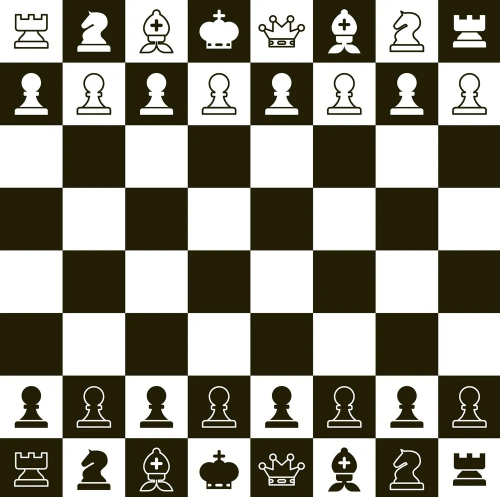
#> input picture Corner Detection Harris Fast/chess-board.jpg, 1000 x 993 px (shown at 1/2 size)
$ jupyter execute Harris_FAST_Corner_Detection.ipynb
#> lines starting #> are read from the running program, lines starting #| are printed output that depends on the picture
[cell 1]
"""
Project: Improved Harris & FAST Corner Detection with Rotation Test
Author: Raj Antala

Description:
This script implements improved versions of the Harris and FAST
corner detectors using:
- Score-based sorting
- Non-Maximum Suppression (NMS)
- Rotation invariance testing

The goal is to compare both detectors on:
1. Original image
2. Rotated image (45 degrees)

"""

import numpy as np
import cv2
import matplotlib.pyplot as plt
from scipy.ndimage import sobel, uniform_filter, maximum_filter, gaussian_filter
import os

# =============================================================================
#                          1. IMPROVED HARRIS
# =============================================================================
def harris_corners_improved(gray_img, block_size=3, k=0.04, top_n=200, nms_radius=5, sub_pixel=False):
    """
    Standard Harris with improved NMS and Score Sorting.
    """
    img = gray_img.astype(np.float32)
    # 1. Gradients
    Ix = sobel(img, axis=1, mode='reflect')
    Iy = sobel(img, axis=0, mode='reflect')

    # 2. Structure Tensor
    Ixx = Ix ** 2
    Iyy = Iy ** 2
    Ixy = Ix * Iy

    # 3. Summation (Optimized)
    window_area = block_size ** 2
    Sxx = uniform_filter(Ixx, size=block_size) * window_area
    Syy = uniform_filter(Iyy, size=block_size) * window_area
    Sxy = uniform_filter(Ixy, size=block_size) * window_area

    # 4. Response
    det_M = (Sxx * Syy) - (Sxy ** 2)
    trace_M = Sxx + Syy
    R = det_M - k * (trace_M ** 2)

    # 5. NMS & Thresholding
    local_max = maximum_filter(R, size=nms_radius)
    thr = 0.01 * R.max()
    corner_mask = (R == local_max) & (R > thr)

    y_inds, x_inds = np.nonzero(corner_mask)
    scores = R[y_inds, x_inds]

    # 6. Top N Sorting
    if len(scores) > top_n:
        sorted_indices = np.argsort(scores)[::-1]
        top_indices = sorted_indices[:top_n]
        y_inds = y_inds[top_indices]
        x_inds = x_inds[top_indices]

    corners = list(zip(y_inds, x_inds))
    return corners

# =============================================================================
#                          2. IMPROVED FAST
# =============================================================================
def fast_corners_improved(gray_img, threshold=20, n=9, nms_radius=5):
    """
    FAST with Score-based NMS.
    IMPROVEMENT: 'nms_radius' increased to handle blurred images.
    """
    if gray_img.dtype != np.uint8:
        gray_img = gray_img.astype(np.uint8)

    height, width = gray_img.shape
    raw_corners = []

    # Standard FAST offsets (Radius 3)
    circle = [
        (0, 3), (1, 3), (2, 2), (3, 1), (3, 0), (3, -1), (2, -2), (1, -3),
        (0, -3), (-1, -3), (-2, -2), (-3, -1), (-3, 0), (-3, 1), (-2, 2), (-1, 3)
    ]

    # 1. Detection Loop
    for y in range(3, height - 3):
        for x in range(3, width - 3):
            center_v = int(gray_img[y, x])

            # Quick check cardinals
            cardinals = [0, 4, 8, 12]
            if sum(1 for k in cardinals if abs(int(gray_img[y+circle[k][1], x+circle[k][0]]) - center_v) > threshold) < 3:
                continue

            pixels = [int(gray_img[y+dy, x+dx]) for dx, dy in circle]
            pixels_dbl = pixels + pixels

            is_corner = False
            max_score = 0

            # Check Brighter
            for i in range(16):
                if all(p > center_v + threshold for p in pixels_dbl[i:i+n]):
                    is_corner = True
                    max_score = max(max_score, sum(abs(p - center_v) for p in pixels_dbl[i:i+n]))

            # Check Darker
            if not is_corner:
                for i in range(16):
                    if all(p < center_v - threshold for p in pixels_dbl[i:i+n]):
                        is_corner = True
                        max_score = max(max_score, sum(abs(p - center_v) for p in pixels_dbl[i:i+n]))

            if is_corner:
                raw_corners.append((max_score, y, x))

    # 2. Score-based NMS (The Fix for Clustering)
    raw_corners.sort(key=lambda x: x[0], reverse=True)

    final_corners = []
    # Mask to keep track of suppressed areas
    suppression_mask = np.zeros((height, width), dtype=bool)

    for score, cy, cx in raw_corners:
        if suppression_mask[cy, cx]:
            continue

        final_corners.append((cy, cx))

        # Suppress a square window around the corner
        y_min = max(0, cy - nms_radius)
        y_max = min(height, cy + nms_radius + 1)
        x_min = max(0, cx - nms_radius)
        x_max = min(width, cx + nms_radius + 1)

        suppression_mask[y_min:y_max, x_min:x_max] = True

    return final_corners

# =============================================================================
#                          3. INTERMEDIATE TASK: ROTATION TEST
# =============================================================================
def rotate_image(image, angle):
    """Rotates an image by a specific angle around its center."""
    h, w = image.shape[:2]
    center = (w // 2, h // 2)
    M = cv2.getRotationMatrix2D(center, angle, 1.0)
    rotated = cv2.warpAffine(image, M, (w, h))
    return rotated

def main():
    # ---------------------------------------------------------
    # CONFIGURATION: Set your image filename here
    image_path = "chess-board.jpg"
    # ---------------------------------------------------------

    # 1. Load Image or Create Fallback
    if not os.path.exists(image_path):
        print(f"Warning: '{image_path}' not found. Creating synthetic image for demo.")
        img = np.zeros((400, 400), dtype=np.uint8)
        tile_size = 40
        for y in range(0, 400, tile_size):
            for x in range(0, 400, tile_size):
                if (x // tile_size + y // tile_size) % 2 == 0:
                    img[y:y+tile_size, x:x+tile_size] = 255
    else:
        print(f"Loading image: {image_path}")
        original_bgr = cv2.imread(image_path)
#> original_bgr is the input picture: shape (993, 1000, 3); mean B, G, R 128.7, 141.3, 143.7
        if original_bgr is None:
            print("Error: Failed to decode image.")
            return
        img = cv2.cvtColor(original_bgr, cv2.COLOR_BGR2GRAY)
        # Optional: Resize if image is huge to keep processing fast
        if img.shape[0] > 800:
            scale = 800 / img.shape[0]
            img = cv2.resize(img, None, fx=scale, fy=scale)
#> img: shape (800, 806)

    # Gaussian Blur (Essential for feature detection stability)
    # We use a small blur to remove noise and soften edges
    img_blurred = cv2.GaussianBlur(img, (5, 5), 1.5)

    # 2. Run Detectors on Original
    print("Running Detectors on Original...")
    harris_pts = harris_corners_improved(img_blurred, top_n=200, nms_radius=5)
#> in harris_corners_improved, `local_max = maximum_filter(R, size=nms_radius)`:
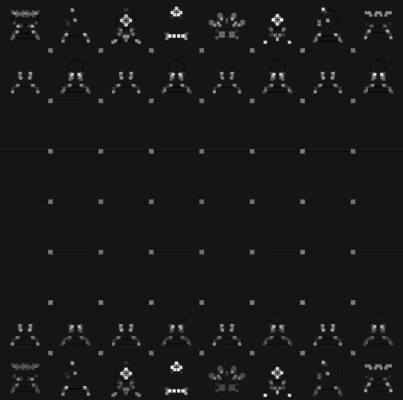
#> local_max: shape (800, 806) float32 (shown at 1/2 size); min -2.58e+10, max 2.74e+11, mean 4.12e+09; drawn with min black and max white
#> in harris_corners_improved, `thr = 0.01 * R.max()`: thr = 2.74e+09
#> in harris_corners_improved, `corner_mask = (R == local_max) & (R > thr)`:
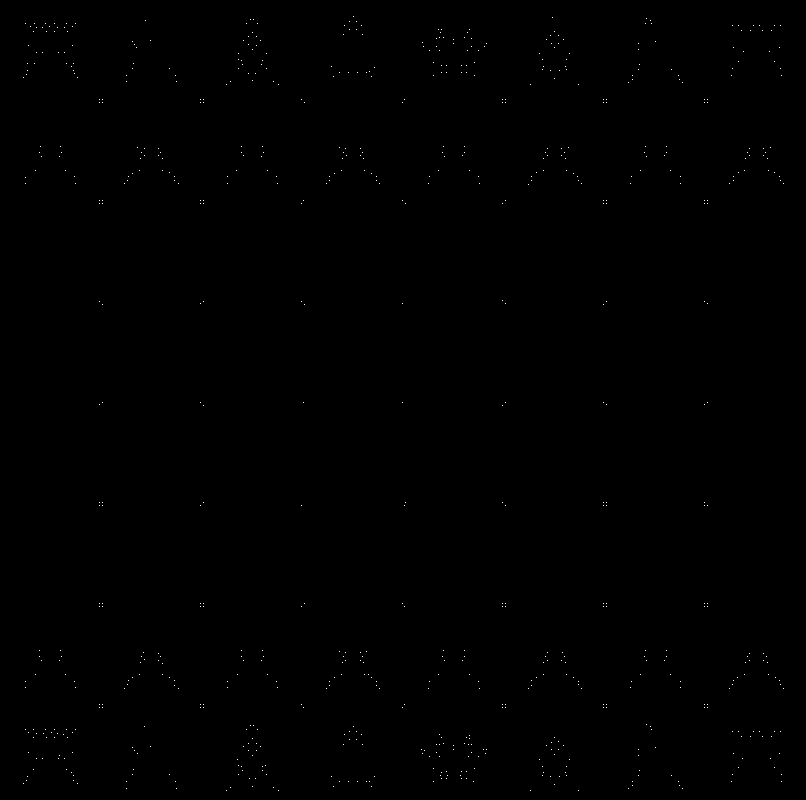
#> corner_mask: shape (800, 806) bool; 0.12% white in thin lines or dots
#> in harris_corners_improved, `y_inds, x_inds = np.nonzero(corner_mask)`: y_inds = 755 values from 16 to 790; x_inds = 755 values, max 783 at index 330, min 23 at index 168, mean 396.8
#> in harris_corners_improved, `scores = R[y_inds, x_inds]`: scores = 755 values, max 2.74e+11 at index 63, min 3.43e+09 at index 581, mean 1.03e+11
#> in harris_corners_improved, `sorted_indices = np.argsort(scores)[::-1]`: sorted_indices = 755 values, max 754 at index 38, min 0 at index 35, mean 377
#> in harris_corners_improved, `top_indices = sorted_indices[:top_n]`: top_indices = 200 values, max 754 at index 38, min 0 at index 35, mean 335.3
#> in harris_corners_improved, `y_inds = y_inds[top_indices]`: y_inds = 200 values, max 790 at index 10, min 16 at index 35, mean 363.1
#> in harris_corners_improved, `x_inds = x_inds[top_indices]`: x_inds = 200 values, max 781 at index 82, min 25 at index 164, mean 414.7
#> in harris_corners_improved, `corners = list(zip(y_inds, x_inds))`: corners = 200 pairs, first value 16 to 790, second value 25 to 781
#> harris_pts has the same summary as corners in harris_corners_improved
    fast_pts = fast_corners_improved(img_blurred, threshold=30, n=9, nms_radius=7)
#> after the loop in fast_corners_improved, `for y in range(3, height - 3):`: raw_corners = 6868 items, first 6: (610, 14, 554), (509, 14, 556), (868, 15, 250), (587, 15, 351), (770, 15, 352), (767, 15, 353)
#> the loop in fast_corners_improved, `for score, cy, cx in raw_corners:` made 6868 passes
#> (score, cy, cx) on passes 12, 13, 16: (1295, 734, 360), (1292, 72, 338), (1291, 739, 348)
#> after the loop in fast_corners_improved, `for score, cy, cx in raw_corners:`: final_corners = 411 pairs, first value 17 to 790, second value 24 to 782
#> fast_pts has the same summary as final_corners in fast_corners_improved

    # 3. Intermediate Task: Rotation Invariance Check
    print("Running Rotation Test (45 degrees)...")
    img_rot = rotate_image(img_blurred, 45)

    # We expect corners to be found in the rotated image too
    harris_rot = harris_corners_improved(img_rot, top_n=200, nms_radius=5)
#> call 2 of harris_corners_improved, with block_size = 3, k = 0.04, top_n = 200, nms_radius = 5, sub_pixel = False
#> in harris_corners_improved (call 2), `R = det_M - k * (trace_M ** 2)`:
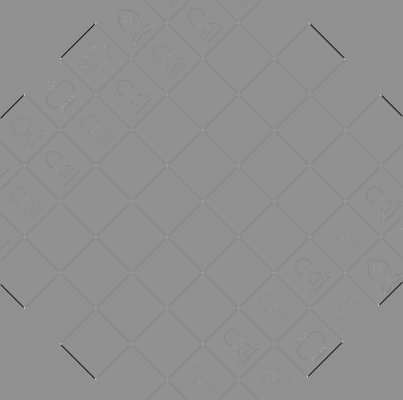
#> R: shape (800, 806) float32 (shown at 1/2 size); min -1.31e+12, max 9.88e+11, mean -6.36e+09; drawn with min black and max white
#> in harris_corners_improved (call 2), `thr = 0.01 * R.max()`: thr = 9.88e+09
#> in harris_corners_improved (call 2), `y_inds, x_inds = np.nonzero(corner_mask)`: y_inds = 484 values from 0 to 796; x_inds = 484 values, max 804 at index 260, min 2 at index 278, mean 407.5
#> in harris_corners_improved (call 2), `scores = R[y_inds, x_inds]`: scores = 484 values, max 9.88e+11 at index 23, min 1.12e+10 at index 256, mean 1.09e+11
#> in harris_corners_improved (call 2), `sorted_indices = np.argsort(scores)[::-1]`: sorted_indices = 484 values, max 483 at index 274, min 0 at index 337, mean 241.5
#> in harris_corners_improved (call 2), `top_indices = sorted_indices[:top_n]`: top_indices = 200 values, max 469 at index 122, min 8 at index 24, mean 230.6
#> in harris_corners_improved (call 2), `y_inds = y_inds[top_indices]`: y_inds = 200 values, max 766 at index 122, min 32 at index 20, mean 387.1
#> in harris_corners_improved (call 2), `x_inds = x_inds[top_indices]`: x_inds = 200 values, max 804 at index 70, min 3 at index 73, mean 390.5
#> in harris_corners_improved (call 2), `corners = list(zip(y_inds, x_inds))`: corners = 200 pairs, first value 32 to 766, second value 3 to 804
#> harris_rot has the same summary as corners in harris_corners_improved
    fast_rot = fast_corners_improved(img_rot, threshold=30, n=9, nms_radius=7)
#> the loop in fast_corners_improved (call 2), `for score, cy, cx in raw_corners:` made 5674 passes
#> (score, cy, cx) on passes 8, 11, 12: (1952, 751, 616), (1924, 48, 619), (1907, 192, 763)
#> fast_rot = 330 pairs, first value 3 to 795, second value 3 to 802

    # 4. Visualization
    fig, axes = plt.subplots(2, 2, figsize=(12, 12))

    def draw_corners(image, corners, color):
        out = cv2.cvtColor(image, cv2.COLOR_GRAY2BGR)
        for y, x in corners:
            cv2.circle(out, (int(x), int(y)), 5, color, -1)
        return out

    # Top Row: Original
    axes[0, 0].imshow(draw_corners(img, harris_pts, (0, 0, 255))) # Red
#> the loop in draw_corners, `for y, x in corners:` made 200 passes
#> (y, x) on passes 1 to 3: (39, 546), (39, 563), (734, 344)
    axes[0, 0].set_title(f"Harris Original (Count: {len(harris_pts)})")

    axes[0, 1].imshow(draw_corners(img, fast_pts, (0, 255, 0))) # Green
#> call 2 of draw_corners, with color = (0, 255, 0)
#> the loop in draw_corners (call 2), `for y, x in corners:` made 411 passes
#> (y, x) on passes 1 to 3: (39, 562), (734, 345), (39, 547)
#> after the loop in draw_corners (call 2), `for y, x in corners:`:
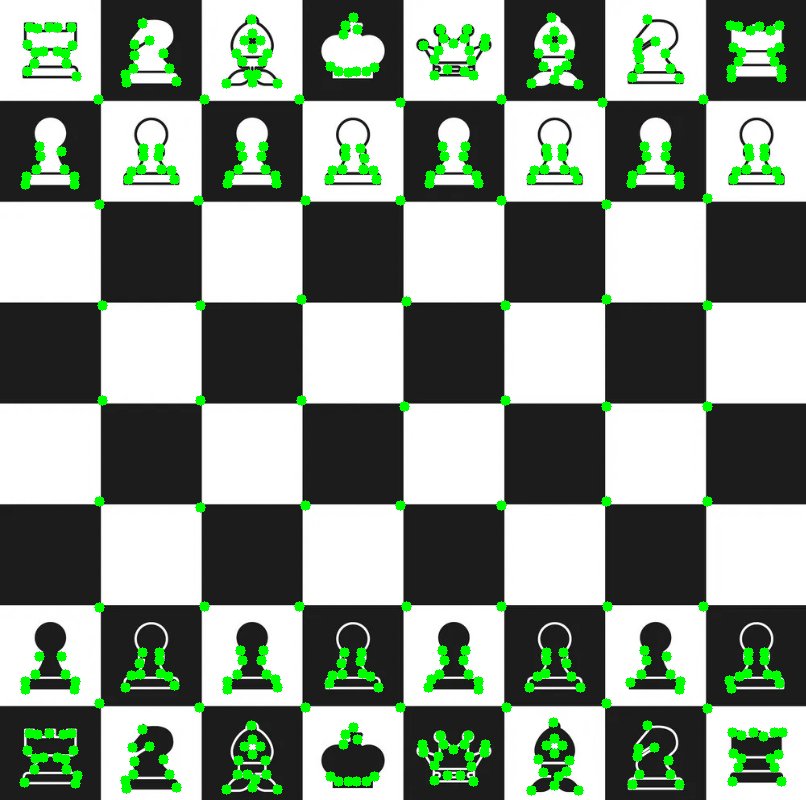
#> out: shape (800, 806, 3); mean B, G, R 133.4, 146.4, 133.4
    axes[0, 1].set_title(f"FAST Original (Count: {len(fast_pts)})")

    # Bottom Row: Rotated
    axes[1, 0].imshow(draw_corners(img_rot, harris_rot, (0, 0, 255)))
#> call 3 of draw_corners, with color = (0, 0, 255)
#> the loop in draw_corners (call 3), `for y, x in corners:` made 200 passes
#> (y, x) on passes 1 to 3: (47, 191), (190, 761), (117, 121)
#> after the loop in draw_corners (call 3), `for y, x in corners:`:
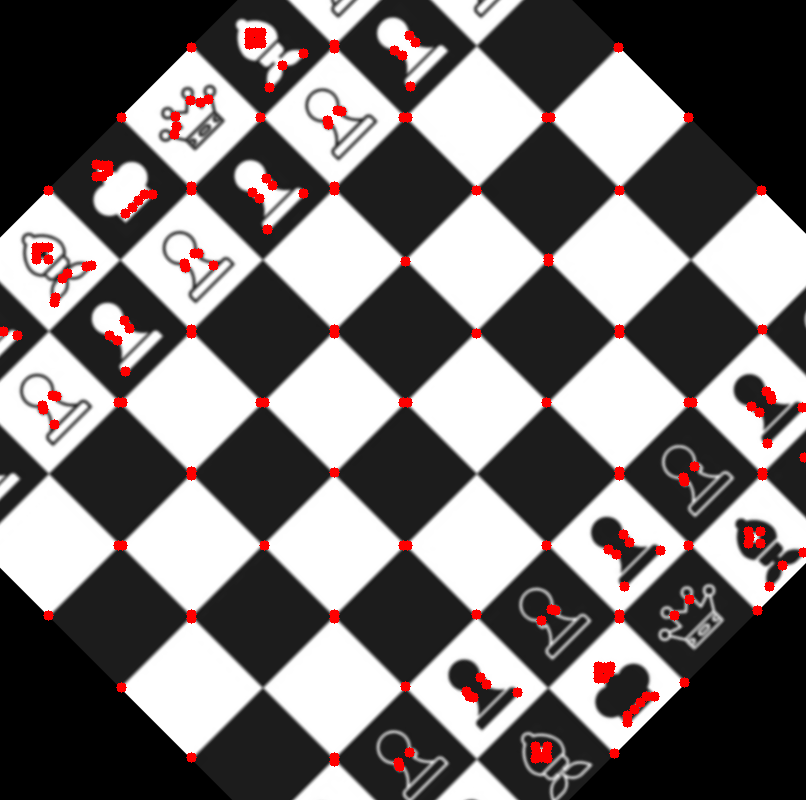
#> out: shape (800, 806, 3); mean B, G, R 113.5, 113.5, 118.9
    axes[1, 0].set_title(f"Harris Rotated 45° (Count: {len(harris_rot)})")

    axes[1, 1].imshow(draw_corners(img_rot, fast_rot, (0, 255, 0)))
    axes[1, 1].set_title(f"FAST Rotated 45° (Count: {len(fast_rot)})")

    for ax in axes.flatten(): ax.axis("off")
    plt.tight_layout()
    plt.show()

if __name__ == "__main__":
    main()

[cell 2]
"""
Project: Multi-Scale Harris & FAST Corner Detection
Author: Raj Antala

Description:
This project implements multi-scale (image pyramid based) corner detection
using Harris and FAST detectors. The goal is to detect both fine and coarse
features by running detection at multiple resolutions and mapping them back
to the original image.

Key Concepts:
- Image pyramids
- Scale-space feature detection
- Non-Maximum Suppression (NMS)
- Rotation and scale robustness

Libraries:
- OpenCV
- NumPy
- SciPy
- Matplotlib
"""

import numpy as np
import cv2
import matplotlib.pyplot as plt
from scipy.ndimage import sobel, uniform_filter, maximum_filter
import os

# =============================================================================
# 1. SINGLE-SCALE HARRIS (CORE LOGIC)
# =============================================================================
def harris_corners_single_scale(gray_img, block_size=3, k=0.04, top_n=500, nms_radius=5):
    """
    Detect Harris corners on a single image scale.

    Steps:
    1. Compute image gradients
    2. Build structure tensor
    3. Compute Harris response
    4. Apply Non-Maximum Suppression
    5. Keep top-N strongest corners
    """
    img = gray_img.astype(np.float32)

    # Image gradients
    Ix = sobel(img, axis=1, mode='reflect')
    Iy = sobel(img, axis=0, mode='reflect')

    # Structure tensor components
    window_area = block_size ** 2
    Sxx = uniform_filter(Ix**2, size=block_size) * window_area
    Syy = uniform_filter(Iy**2, size=block_size) * window_area
    Sxy = uniform_filter(Ix*Iy, size=block_size) * window_area

    # Harris response
    det_M = (Sxx * Syy) - (Sxy ** 2)
    trace_M = Sxx + Syy
    R = det_M - k * (trace_M ** 2)

    # Non-Maximum Suppression
    local_max = maximum_filter(R, size=nms_radius)
    threshold = 0.01 * R.max()
    mask = (R == local_max) & (R > threshold)

    y, x = np.nonzero(mask)
    scores = R[y, x]

    # Keep strongest responses
    if len(scores) > top_n:
        idx = np.argsort(scores)[::-1][:top_n]
        return list(zip(y[idx], x[idx]))

    return list(zip(y, x))


# =============================================================================
# 2. SINGLE-SCALE FAST (CORE LOGIC)
# =============================================================================
def fast_corners_single_scale(gray_img, threshold=20, n=9, nms_radius=7):
    """
    Detect FAST corners on a single image scale.
    Uses OpenCV FAST + custom NMS to remove clustering.
    """
    fast = cv2.FastFeatureDetector_create(threshold=threshold)
    keypoints = fast.detect(gray_img, None)

    # Convert to simple list for custom NMS
    raw = [(kp.response, int(kp.pt[1]), int(kp.pt[0])) for kp in keypoints]

    # Sort by strength
    raw.sort(key=lambda x: x[0], reverse=True)

    final = []
    mask = np.zeros(gray_img.shape, dtype=bool)
    h, w = gray_img.shape

    # Score-based NMS
    for score, cy, cx in raw:
        if mask[cy, cx]:
            continue

        final.append((cy, cx))
        y0, y1 = max(0, cy-nms_radius), min(h, cy+nms_radius+1)
        x0, x1 = max(0, cx-nms_radius), min(w, cx+nms_radius+1)
        mask[y0:y1, x0:x1] = True

    return final


# =============================================================================
# 3. MULTI-SCALE DETECTION (IMAGE PYRAMID)
# =============================================================================
def detect_multiscale(image, method='harris', levels=3, scale_factor=0.5):
    """
    Runs corner detection across multiple scales.

    Process:
    - Build image pyramid
    - Detect corners at each level
    - Map coordinates back to original resolution
    """
    multiscale_corners = []
    current_img = image.copy()
    scale_multiplier = 1.0

    print(f"\n--- Running Multi-Scale {method.upper()} ---")

    for level in range(levels):
        # Detect at current scale
        if method == 'harris':
            pts = harris_corners_single_scale(current_img)
        else:
            pts = fast_corners_single_scale(current_img)

        print(f"Level {level} | Scale: {scale_multiplier:.2f} | Corners: {len(pts)}")

        # Map back to original image
        for y, x in pts:
            orig_y = y * scale_multiplier
            orig_x = x * scale_multiplier
            radius = max(3, int(3 * scale_multiplier))
            multiscale_corners.append((orig_y, orig_x, radius))

        # Downsample for next level
        if level < levels - 1:
            current_img = cv2.GaussianBlur(current_img, (5, 5), 1.0)
            current_img = cv2.resize(
                current_img, None,
                fx=scale_factor, fy=scale_factor
            )
            scale_multiplier *= (1 / scale_factor)

    return multiscale_corners


# =============================================================================
# 4. MAIN PIPELINE
# =============================================================================
def main():
    image_path = "chess-board.jpg"

    # Load image or generate fallback
    if not os.path.exists(image_path):
        print("Image not found. Generating synthetic chessboard...")
        img = np.zeros((512, 512), dtype=np.uint8)
        for y in range(0, 512, 40):
            for x in range(0, 512, 40):
                if (x//40 + y//40) % 2 == 0:
                    img[y:y+40, x:x+40] = 200
        img = cv2.GaussianBlur(img, (3, 3), 1.0)
    else:
        original = cv2.imread(image_path)
        img = cv2.cvtColor(original, cv2.COLOR_BGR2GRAY)
        print(f"Loaded image: {image_path} | Shape: {img.shape}")
#| Loaded image: chess-board.jpg | Shape: (993, 1000)

    # Run multi-scale detectors
    harris_ms = detect_multiscale(img, method='harris', levels=4)
#> the loop in detect_multiscale, `for level in range(levels):` made 4 passes
#> threshold in harris_corners_single_scale on passes 1 to 4: 5.72e+10, 3.04e+10, 2.44e+10, 1.62e+10
#> (printed output is left out)
#> after the loop in detect_multiscale, `for level in range(levels):`:
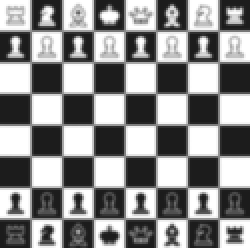
#> current_img: shape (124, 125) (shown 2 times larger); min 28, max 255, mean 140.8
#> after the loop in detect_multiscale, `for level in range(levels):`: multiscale_corners = 1388 items, first 6: (962, 543, 3), (962, 558, 3), (962, 583, 3), (962, 568, 3), (967, 540, 3), (962, 540, 3); scale_multiplier = 8
#> harris_ms has the same summary as multiscale_corners in detect_multiscale
    fast_ms = detect_multiscale(img, method='fast', levels=4)
#> the loop in detect_multiscale (call 2), `for level in range(levels):` made 4 passes
#| Level 0 | Scale: 1.00 | Corners: 683
#| Level 1 | Scale: 2.00 | Corners: 354
#> (further printed lines are left out)
#> fast_ms = 1300 items, first 6: (192, 803, 3), (182, 552, 3), (967, 541, 3), (182, 73, 3), (854, 94, 3), (49, 186, 3)

    # Visualization helper
    def draw_multiscale(image_gray, corners, color):
        out = cv2.cvtColor(image_gray, cv2.COLOR_GRAY2BGR)
        for y, x, r in corners:
            cv2.circle(out, (int(x), int(y)), int(r), color, 2)
        return out

    out_harris = draw_multiscale(img, harris_ms, (0, 0, 255))
#> the loop in draw_multiscale, `for y, x, r in corners:` made 1388 passes
#> (y, x) on passes 1 to 3: (962, 543), (962, 558), (962, 583)
    out_fast = draw_multiscale(img, fast_ms, (0, 255, 0))
#> the loop in draw_multiscale (call 2), `for y, x, r in corners:` made 1300 passes
#> (y, x) on passes 1 to 3: (192, 803), (182, 552), (967, 541)

    # Display results
    plt.figure(figsize=(15, 8))
    plt.subplot(1, 2, 1)
    plt.imshow(cv2.cvtColor(out_harris, cv2.COLOR_BGR2RGB))
    plt.title("Multi-Scale Harris Corners")
    plt.axis("off")

    plt.subplot(1, 2, 2)
    plt.imshow(cv2.cvtColor(out_fast, cv2.COLOR_BGR2RGB))
    plt.title("Multi-Scale FAST Corners")
    plt.axis("off")

    plt.tight_layout()
    plt.show()


if __name__ == "__main__":
    main()
